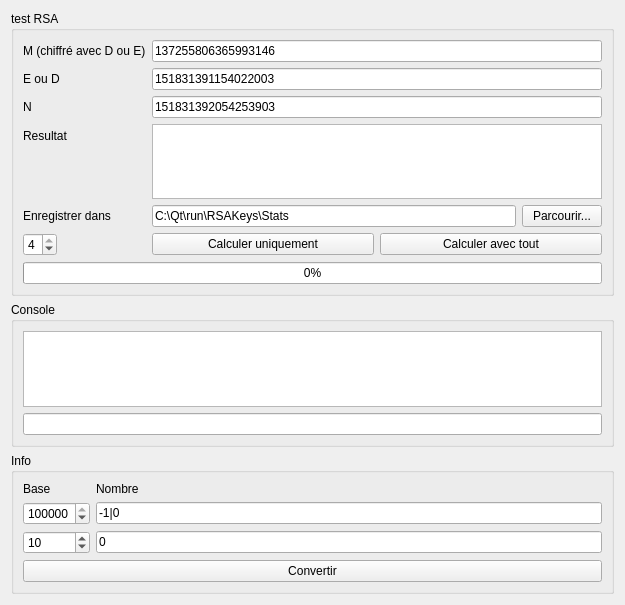
<?xml version="1.0" encoding="UTF-8"?>
<ui version="4.0">
 <class>fenetre</class>
 <widget class="QWidget" name="fenetre">
  <property name="geometry">
   <rect>
    <x>0</x>
    <y>0</y>
    <width>625</width>
    <height>605</height>
   </rect>
  </property>
  <property name="windowTitle">
   <string>Calculs avec intBig</string>
  </property>
  <layout class="QVBoxLayout" name="verticalLayout_3">
   <item>
    <widget class="QGroupBox" name="groupBox">
     <property name="title">
      <string>test RSA</string>
     </property>
     <layout class="QVBoxLayout" name="verticalLayout">
      <item>
       <layout class="QFormLayout" name="formLayout">
        <item row="0" column="0">
         <widget class="QLabel" name="label">
          <property name="text">
           <string>M (chiffré avec D ou E)</string>
          </property>
         </widget>
        </item>
        <item row="0" column="1">
         <widget class="QLineEdit" name="intBig_M">
          <property name="text">
           <string>137255806365993146</string>
          </property>
         </widget>
        </item>
        <item row="1" column="0">
         <widget class="QLabel" name="label_2">
          <property name="text">
           <string>E ou D</string>
          </property>
         </widget>
        </item>
        <item row="1" column="1">
         <widget class="QLineEdit" name="intBig_D">
          <property name="text">
           <string>151831391154022003</string>
          </property>
         </widget>
        </item>
        <item row="2" column="0">
         <widget class="QLabel" name="label_4">
          <property name="text">
           <string>N</string>
          </property>
         </widget>
        </item>
        <item row="2" column="1">
         <widget class="QLineEdit" name="intBig_N">
          <property name="text">
           <string>151831392054253903</string>
          </property>
         </widget>
        </item>
        <item row="3" column="0">
         <widget class="QLabel" name="label_5">
          <property name="text">
           <string>Resultat</string>
          </property>
         </widget>
        </item>
        <item row="3" column="1">
         <widget class="QTextEdit" name="te_resultat"/>
        </item>
        <item row="4" column="0">
         <widget class="QLabel" name="label_7">
          <property name="text">
           <string>Enregistrer dans</string>
          </property>
         </widget>
        </item>
        <item row="4" column="1">
         <layout class="QHBoxLayout" name="horizontalLayout_2">
          <item>
           <widget class="QLineEdit" name="le_saveFile">
            <property name="text">
             <string>C:\Qt\run\RSAKeys\Stats</string>
            </property>
           </widget>
          </item>
          <item>
           <widget class="QPushButton" name="bParcourir">
            <property name="text">
             <string>Parcourir...</string>
            </property>
           </widget>
          </item>
         </layout>
        </item>
        <item row="5" column="0">
         <widget class="QSpinBox" name="sCalcOnly">
          <property name="sizePolicy">
           <sizepolicy hsizetype="Minimum" vsizetype="Fixed">
            <horstretch>0</horstretch>
            <verstretch>0</verstretch>
           </sizepolicy>
          </property>
          <property name="minimum">
           <number>1</number>
          </property>
          <property name="maximum">
           <number>4</number>
          </property>
          <property name="value">
           <number>4</number>
          </property>
         </widget>
        </item>
        <item row="5" column="1">
         <layout class="QHBoxLayout" name="horizontalLayout_3">
          <item>
           <widget class="QPushButton" name="bCalcOnly">
            <property name="text">
             <string>Calculer uniquement</string>
            </property>
           </widget>
          </item>
          <item>
           <widget class="QPushButton" name="bCalcAll">
            <property name="text">
             <string>Calculer avec tout</string>
            </property>
           </widget>
          </item>
         </layout>
        </item>
       </layout>
      </item>
      <item>
       <widget class="QProgressBar" name="pb_chargement">
        <property name="value">
         <number>0</number>
        </property>
        <property name="alignment">
         <set>Qt::AlignCenter</set>
        </property>
       </widget>
      </item>
     </layout>
    </widget>
   </item>
   <item>
    <spacer name="verticalSpacer">
     <property name="orientation">
      <enum>Qt::Vertical</enum>
     </property>
     <property name="sizeHint" stdset="0">
      <size>
       <width>20</width>
       <height>40</height>
      </size>
     </property>
    </spacer>
   </item>
   <item>
    <widget class="QGroupBox" name="groupBox_3">
     <property name="title">
      <string>Console</string>
     </property>
     <layout class="QVBoxLayout" name="verticalLayout_4">
      <item>
       <widget class="QTextEdit" name="textConsole"/>
      </item>
      <item>
       <widget class="QLineEdit" name="lineConsole"/>
      </item>
     </layout>
    </widget>
   </item>
   <item>
    <widget class="QGroupBox" name="groupBox_2">
     <property name="title">
      <string>Info</string>
     </property>
     <layout class="QVBoxLayout" name="verticalLayout_2">
      <item>
       <layout class="QFormLayout" name="formLayout_2">
        <item row="1" column="0">
         <widget class="QLabel" name="label_6">
          <property name="text">
           <string>Base</string>
          </property>
         </widget>
        </item>
        <item row="1" column="1">
         <widget class="QLabel" name="label_3">
          <property name="text">
           <string>Nombre</string>
          </property>
         </widget>
        </item>
        <item row="2" column="1">
         <widget class="QLineEdit" name="intBig_I1">
          <property name="sizePolicy">
           <sizepolicy hsizetype="Minimum" vsizetype="Fixed">
            <horstretch>0</horstretch>
            <verstretch>0</verstretch>
           </sizepolicy>
          </property>
          <property name="text">
           <string>-1|0</string>
          </property>
          <property name="maxLength">
           <number>10000000</number>
          </property>
         </widget>
        </item>
        <item row="3" column="1">
         <widget class="QLineEdit" name="intBig_I2">
          <property name="text">
           <string>0</string>
          </property>
          <property name="maxLength">
           <number>10000000</number>
          </property>
          <property name="readOnly">
           <bool>true</bool>
          </property>
         </widget>
        </item>
        <item row="3" column="0">
         <widget class="QDoubleSpinBox" name="sIBase2">
          <property name="decimals">
           <number>0</number>
          </property>
          <property name="minimum">
           <double>2.000000000000000</double>
          </property>
          <property name="maximum">
           <double>2147483648.000000000000000</double>
          </property>
          <property name="value">
           <double>10.000000000000000</double>
          </property>
         </widget>
        </item>
        <item row="2" column="0">
         <widget class="QDoubleSpinBox" name="sIBase1">
          <property name="sizePolicy">
           <sizepolicy hsizetype="Minimum" vsizetype="Fixed">
            <horstretch>0</horstretch>
            <verstretch>0</verstretch>
           </sizepolicy>
          </property>
          <property name="decimals">
           <number>0</number>
          </property>
          <property name="minimum">
           <double>2.000000000000000</double>
          </property>
          <property name="maximum">
           <double>2147483648.000000000000000</double>
          </property>
          <property name="value">
           <double>2147483648.000000000000000</double>
          </property>
         </widget>
        </item>
       </layout>
      </item>
      <item>
       <widget class="QPushButton" name="bIConvertir">
        <property name="text">
         <string>Convertir</string>
        </property>
       </widget>
      </item>
     </layout>
    </widget>
   </item>
  </layout>
 </widget>
 <resources/>
 <connections/>
</ui>
